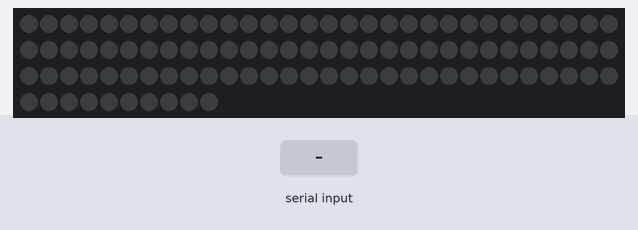
Bench run of a sketch on a simulated Arduino Uno, built with avr-gcc and run on an emulated ATmega328P. On the bench: 100 RGB LEDs in strip order, left to right, continuing on the next row. The test bench sets the inputs (shaded band). Dim RGB values are drawn brighter than linear; what the sketch prints to the serial monitor is not drawn.

Above: at 4.2 s.
4.3 s: "1" received over Serial
At 4.48 s:
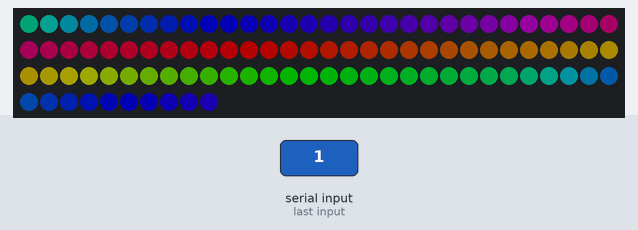
7.3 s: "0" received over Serial
10.3 s: "2" received over Serial
At 10.31 s:
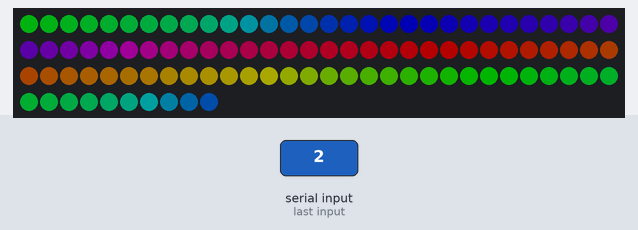
Timing chart, 0 to 13.3 s (numbered marks = the images above; inputs shaded):
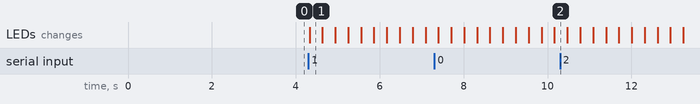

Measured:
- after the input at 4.3 s, the LEDs: change at once (image 1)

The sketch:

LEDTest.ino
```cpp
#include <FastLED.h>
#define LED_PIN     5
#define NUM_LEDS    100
#define BRIGHTNESS  64
#define LED_TYPE    WS2811
#define COLOR_ORDER GRB
CRGB leds[NUM_LEDS];
#define UPDATES_PER_SECOND 100
CRGBPalette16 currentPalette;
TBlendType    currentBlending;
char val; // Data received from the serial port
boolean drawerTrigger = false;

void setup() {
    delay( 3000 ); // power-up safety delay
    FastLED.addLeds<LED_TYPE, LED_PIN, COLOR_ORDER>(leds, NUM_LEDS).setCorrection( TypicalLEDStrip );
    FastLED.setBrightness(  BRIGHTNESS );
    currentPalette = RainbowColors_p;
    currentBlending = LINEARBLEND;
    Serial.begin(57600); // Start serial communication at 9600 bps
    Serial.println("STARTED");
}

void FillLEDsFromPaletteColors( uint8_t colorIndex)
{
    uint8_t brightness = 255;

    for( int i = 0; i < NUM_LEDS; i++) {
        leds[i] = ColorFromPalette( currentPalette, colorIndex, brightness, currentBlending);
        colorIndex += 3;
    }
}


void loop()
{   val = Serial.read();
    Serial.println(val);
    static uint8_t startIndex = 0;
    startIndex = startIndex + 1; /* motion speed */

    if(drawerTrigger){
      FillLEDsFromPaletteColors( startIndex);
      FastLED.show();
      FastLED.delay(1000 / UPDATES_PER_SECOND);
    }

   if (val == '1') {
      drawerTrigger = true;
   }
   delay(10);

}
```
